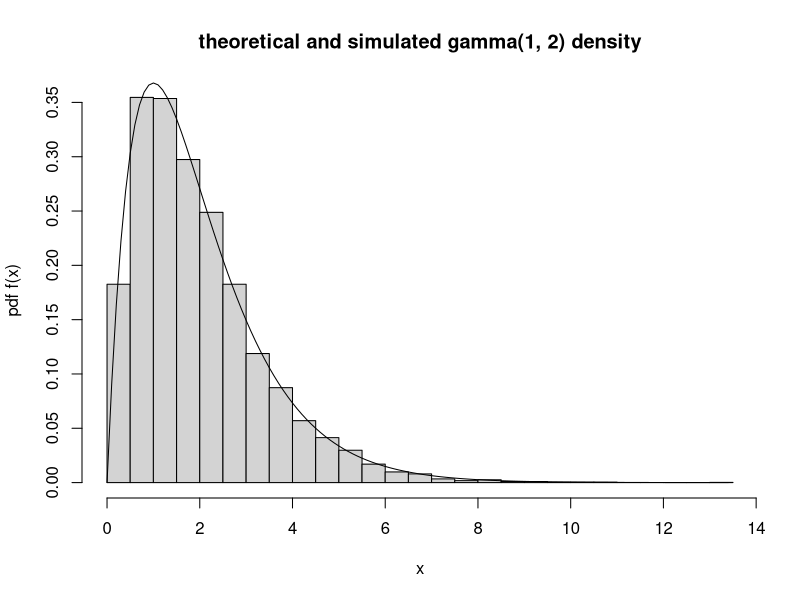

Generate this figure with R:
gamma.sim <- function(lambda, m) {
  # sim a gamma(lambda, m) rv using rejection with an exp envelope
  # assumes m > 1 and lambda > 0
  f <- function(x) lambda^m*x^(m-1)*exp(-lambda*x)/gamma(m)
  h <- function(x) lambda/m*exp(-lambda/m*x)
  k <- m^m*exp(1-m)/gamma(m)
  while (TRUE) {
    X <- -log(runif(1))*m/lambda
    Y <- runif(1, 0, k*h(X))
    if (Y < f(X)) return(X)
  }
}
set.seed(1999)
n <- 10000
g <- rep(0, n)
for (i in 1:n) g[i] <- gamma.sim(1, 2)
hist(g, breaks=20, freq=F, xlab="x", ylab="pdf f(x)",
     main="theoretical and simulated gamma(1, 2) density")
x <- seq(0, max(g), .1)
lines(x, dgamma(x, 2, 1))